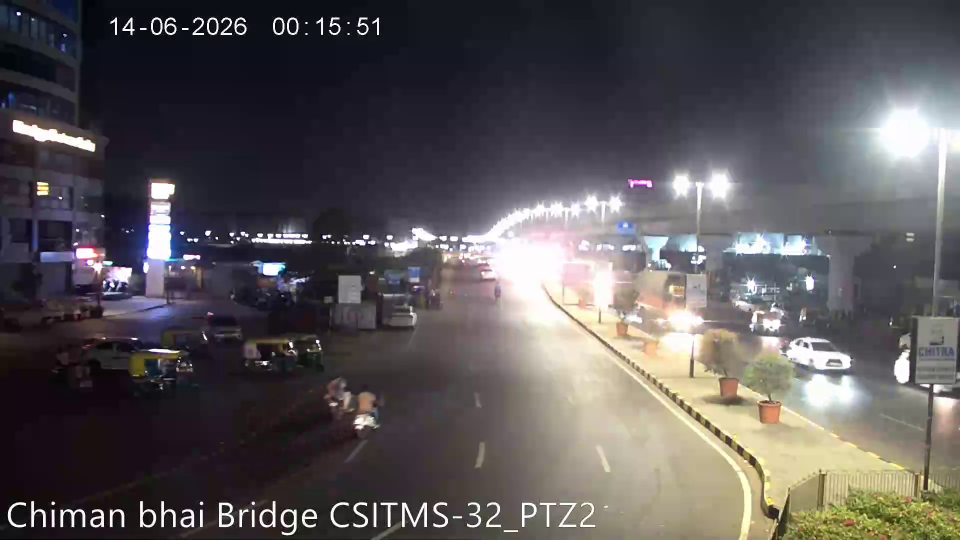
#> input picture backend/data/ocr_samples/CAM-01.jpg, 1920 x 1080 px (shown at 1/2 size)
$ python -i survey_cameras.py   (imports and definitions only)   (older library calls are emulated)
#> lines starting #> are read from the running program, lines starting #| are printed output that depends on the picture
#> further down, picture is the input picture: shape (1080, 1920, 3); mean B, G, R 87.9, 86.2, 90.4
"""Day-1 camera survey and triage.

Walks the whole Sentinel fleet, records what each camera actually is (codec,
resolution, fps, open latency, decode health), saves a thumbnail, and scores each
camera on how usable it looks for plate reading.

That score is what decides where the CPU-bound AI workers spend their time. On a
machine with no GPU we cannot run ANPR on 30 x 1080p streams, so choosing the right
6-8 cameras is an engineering result, not a shortcut.

Usage:
    python -m scripts.survey_cameras --frames 25 --workers 8
"""
from __future__ import annotations

import argparse
import concurrent.futures as cf
import json
import sys
import time
from pathlib import Path

import cv2
import numpy as np

sys.path.insert(0, str(Path(__file__).resolve().parent.parent))

from app.config import DATA_DIR  # noqa: E402
from app.connectors.base import CameraDescriptor  # noqa: E402
from app.connectors.rtsp import RTSPConnector  # noqa: E402

# [1 line that did not run here, left out]
# [1 line not run here, left out]
# [1 line that did not run here, left out]


def frame_metrics(frame: np.ndarray) -> dict[str, float]:
    """Cheap, objective image-quality measures used for triage."""
    gray = cv2.cvtColor(frame, cv2.COLOR_BGR2GRAY)
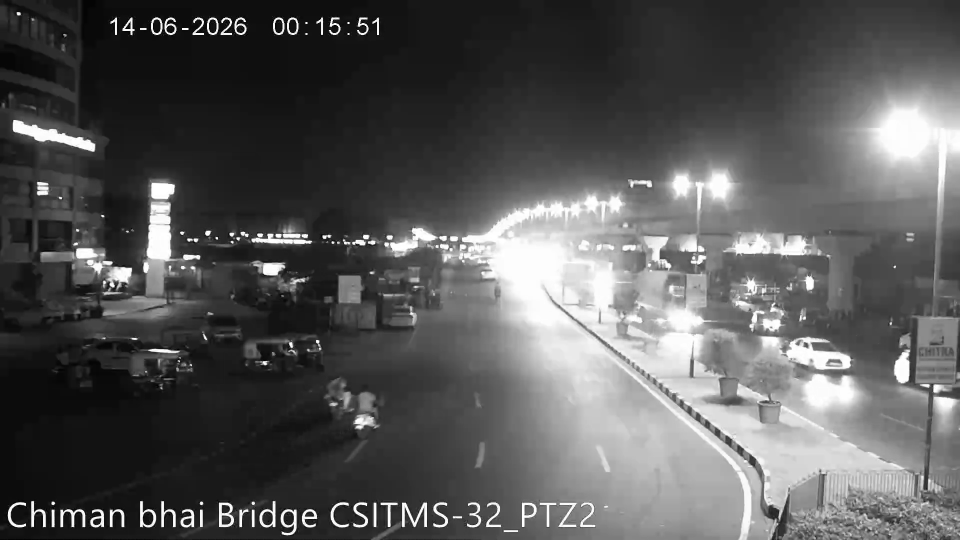
#> gray: shape (1080, 1920) (shown at 1/2 size); min 0, max 255, mean 87.7
    h, w = gray.shape
#> h = 1080; w = 1920

    sharpness = float(cv2.Laplacian(gray, cv2.CV_64F).var())
#> sharpness = 423.2
    luminance = float(gray.mean())
#> luminance = 87.68
    contrast = float(gray.std())
#> contrast = 69.46

    edges = cv2.Canny(gray, 60, 160)
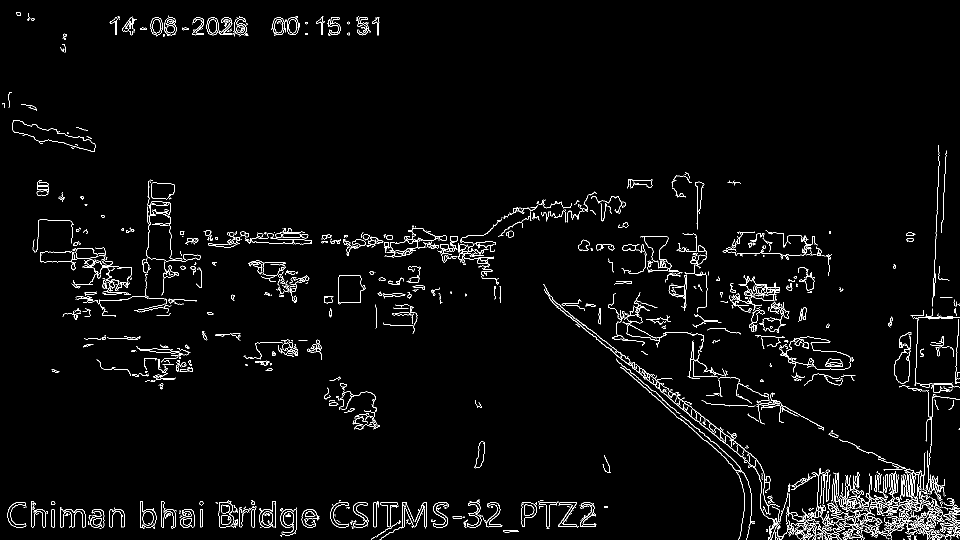
#> edges: shape (1080, 1920) (shown at 1/2 size); 2.6% white in thin lines or dots
    edge_density = float((edges > 0).mean())
#> edge_density = 0.0264

    # Blown-out highlights (headlight bloom) and crushed blacks both destroy plates.
    blown = float((gray >= 250).mean())
#> blown = 0.0307
    crushed = float((gray <= 8).mean())
#> crushed = 0.00347

    # Road scenes carry most of their vehicle detail in the lower half of the frame.
    lower = gray[h // 2:, :]
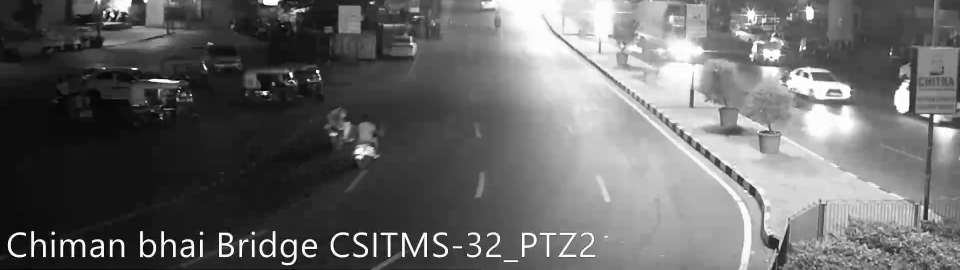
#> lower: shape (540, 1920) (shown at 1/2 size); min 0, max 255, mean 102.9
    lower_detail = float(cv2.Laplacian(lower, cv2.CV_64F).var())
#> lower_detail = 410.8

    return {
        "sharpness": round(sharpness, 2),
        "luminance": round(luminance, 2),
        "contrast": round(contrast, 2),
        "edge_density": round(edge_density, 4),
        "blown_highlight_ratio": round(blown, 4),
        "crushed_black_ratio": round(crushed, 4),
        "lower_half_detail": round(lower_detail, 2),
        "width": w,
        "height": h,
    }


# [178 lines left out: functions corruption_ratio, plate_score, survey_one, main, not called in this run]


# [2 lines not run here, left out]

>>> import cv2
>>> picture = cv2.imread('../data/ocr_samples/CAM-01.jpg')
>>> result = frame_metrics(picture)
#> result = 9 items

$ run again, on backend/data/ocr_samples/CAM-04.jpg
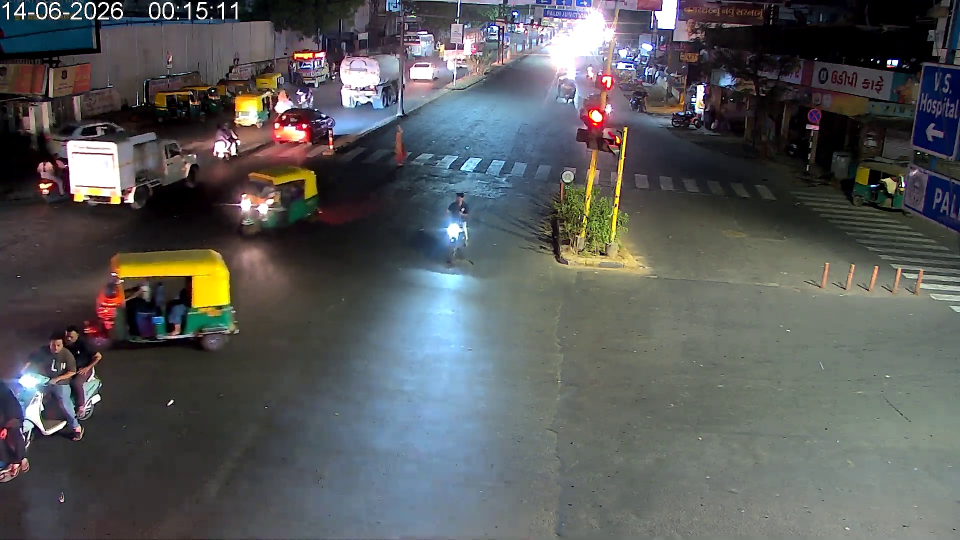
#> input picture backend/data/ocr_samples/CAM-04.jpg, 1920 x 1080 px (shown at 1/2 size)
#> picture is the input picture: shape (1080, 1920, 3); mean B, G, R 90, 89.6, 88
#> sharpness = 765.2
#> luminance = 89.17
#> contrast = 53.5
#> in frame_metrics, `edges = cv2.Canny(gray, 60, 160)`:
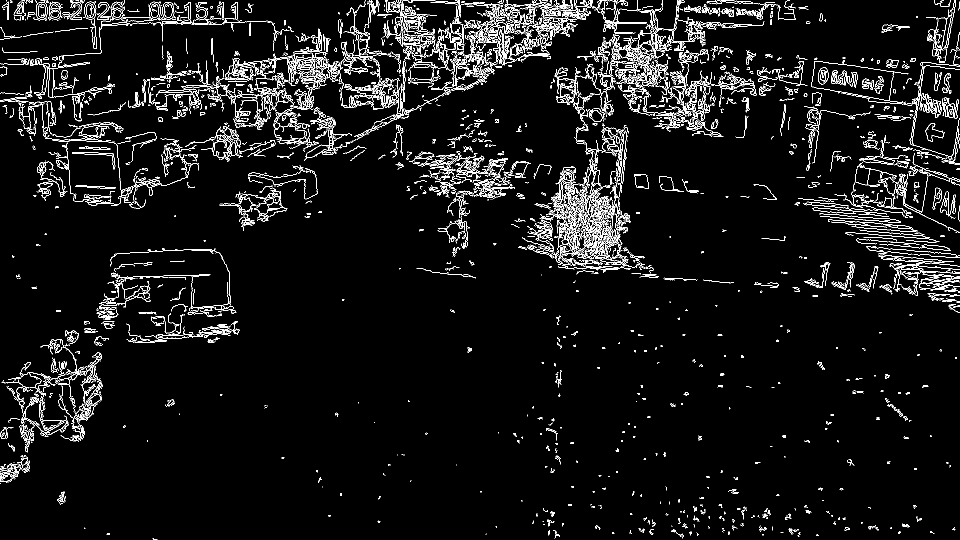
#> edges: shape (1080, 1920) (shown at 1/2 size); 5.3% white in thin lines or dots
#> edge_density = 0.053
#> blown = 0.0174
#> crushed = 0.0525
#> in frame_metrics, `lower = gray[h // 2:, :]`:
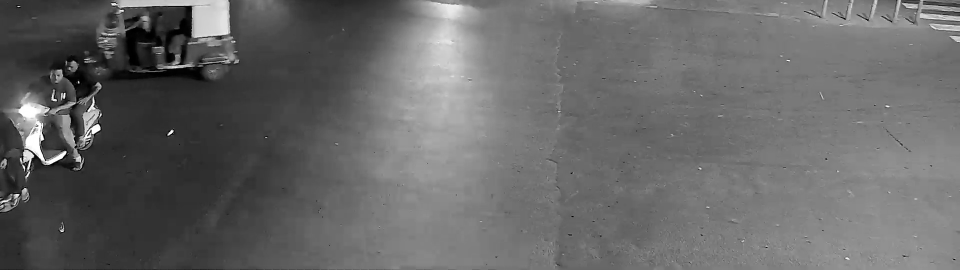
#> lower: shape (540, 1920) (shown at 1/2 size); min 0, max 255, mean 103.7
#> lower_detail = 187.5
#> result = 9 items

$ run again, on backend/data/ocr_samples/CAM-27.jpg
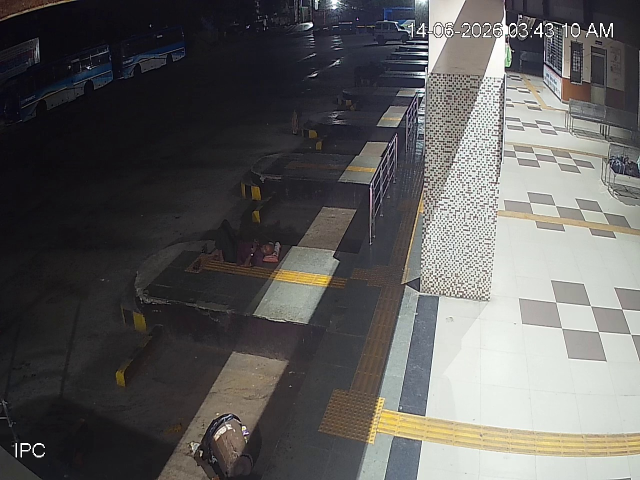
#> input picture backend/data/ocr_samples/CAM-27.jpg, 1280 x 960 px (shown at 1/2 size)
#> picture is the input picture: shape (960, 1280, 3); mean B, G, R 91.5, 92.5, 93.8
#> sharpness = 1511.4
#> luminance = 92.8
#> contrast = 78.33
#> in frame_metrics, `edges = cv2.Canny(gray, 60, 160)`:
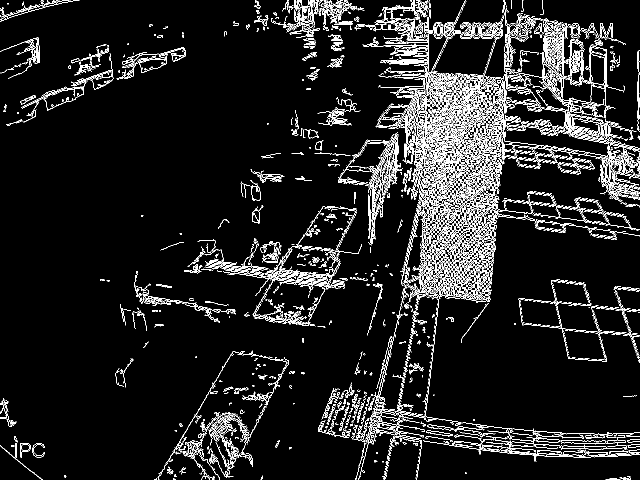
#> edges: shape (960, 1280) (shown at 1/2 size); 8% white in thin lines or dots
#> edge_density = 0.0795
#> blown = 0.0121
#> crushed = 0.00829
#> in frame_metrics, `lower = gray[h // 2:, :]`:
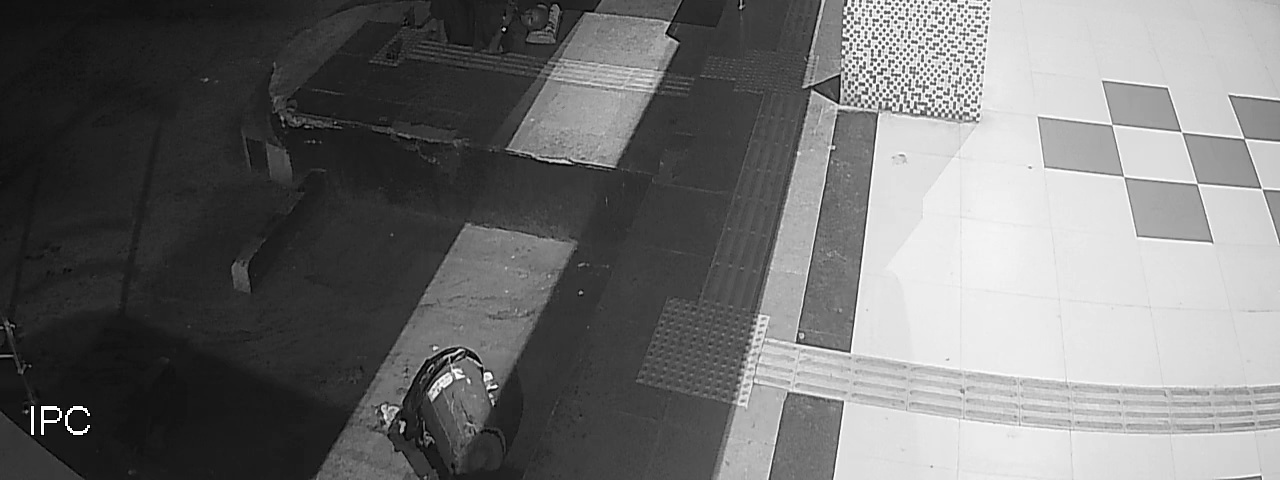
#> lower: shape (480, 1280); min 0, max 255, mean 112.7
#> lower_detail = 613.1
#> result = 9 items
